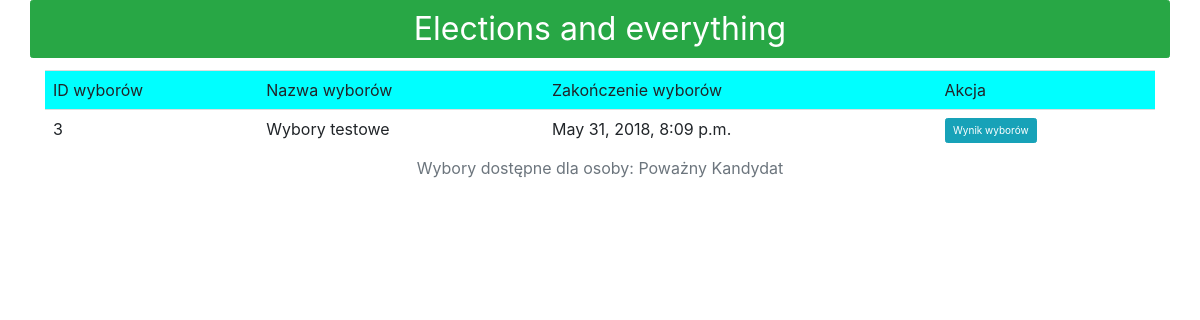
The app's page /loggedUser/ (signed in) with its own data.
### mysite/models.py (models this page shows, shortened)
class osoba(models.Model):
    user = models.OneToOneField(myUser, on_delete=models.CASCADE, null=True, related_name='user_profile')
    pesel = models.IntegerField(primary_key=True)
    imie = models.CharField(max_length=50)
    nazwisko = models.CharField(max_length=50)
    nr_dowodu = models.CharField(unique=True, max_length=10)
    class Meta:
        ordering = ["pesel"]
        verbose_name = "Osoba głosująca"
        verbose_name_plural = "Osoby głosujące"
        db_table = "Osoby uprawnione do głosowania"

class wybory(models.Model):
    ID_WYBOROW = models.AutoField(primary_key=True)
    nazwaWyborow = models.CharField(max_length=100)
    maxLiczbaKandydatowDoPoparcia = models.PositiveIntegerField()
    dataRozpoczecia = models.DateTimeField()
    dataZakonczenia = models.DateTimeField()
    class Meta:
        ordering = ["ID_WYBOROW"]
        db_table = "Wybory"
        verbose_name = "Wybory"
        verbose_name_plural = "Wybory"

### mysite/views.py (the view)
# urls.py: path('loggedUser/', views.elections_list, name='Lista wyborów'),
def elections_list(request):
    if request.user.is_authenticated:
        user = request.user
        logged_user = myUser.objects.get(username=user.username)
        if logged_user.is_mod:
            return render(request, 'access_denied.html')
    else:
        return render(request, 'access_denied.html')
    template = loader.get_template("election_list.html")
    person_id = logged_user.user_profile.pesel
    mylist = []
    allowed_elections = wybory.objects.all() \
        .filter(ID_WYBOROW__in=osobaWybory.objects.filter(pesel=person_id).values_list('ID_WYBOROW', flat=True)) \
        .order_by('dataZakonczenia')
    for x in allowed_elections:
        voted = osobaWybory.objects.get(ID_WYBOROW=x.ID_WYBOROW, pesel=person_id)
        if str(datetime.datetime.now(pytz.timezone('Europe/Warsaw'))) < str(x.dataZakonczenia):
            in_time = True
        else:
            in_time = False
        if str(datetime.datetime.now(pytz.timezone('Europe/Warsaw'))) > str(x.dataZakonczenia):
            election_started = True
        else:
            election_started = False
        election = allowedElection()
        election.myElection = x
        election.voted = voted
        election.in_time = in_time
        election.elections_started = election_started
        mylist.append(election)
    logged_person = get_object_or_404(osoba, pk=person_id)
    username = logged_user.user_profile.imie + ' ' + logged_user.user_profile.nazwisko
    context = {
        'username': username,
        'allowed_elections': mylist,
        'logged_person': logged_person,
    }
    return HttpResponse(template.render(context, request))

### mysite/templates/election_list.html (shortened to what this page needs)
{% extends "base.html" %}
{% load bootstrap3 %}
{% block content %}
    <table class="table" align="center">
<caption class="text-center">Wybory dostępne dla osoby: {{logged_person.imie }} {{ logged_person.nazwisko }}</caption>
<tr bgcolor="#00ffff">
    <td>
        ID wyborów
    </td>
    <td>
        Nazwa wyborów
    </td>
    <td>
        Zakończenie wyborów
    </td>
    <td>
        Akcja
    </td>
</tr>
{%for election in allowed_elections %}
<tr>
    <td>
        {{ election.myElection.ID_WYBOROW }}
    </td>
    <td>
        {{ election.myElection.nazwaWyborow }}
    </td>
    <td>
        {{ election.myElection.dataZakonczenia }}
    </td>
    <td>
        {% if not election.voted.oddalGlos and election.in_time and election.election_started%}
        <a class="btn btn-primary" href={% url 'Lista kandydatów' election.myElection.ID_WYBOROW  %} >Głosuj</a>
        {% else %}
            {% if election.in_time %}
                <a class="btn btn-default" href={% url 'Szczegóły wyborów' election.myElection.ID_WYBOROW  %} >Aktualne wyniki</a>
            {% else %}
                <a class="btn btn-info" href={% url 'Wyniki wyborów' election.myElection.ID_WYBOROW  %} >Wynik wyborów</a>
            {% endif %}
        {% endif %}
    </td>
</tr>
{% endfor %}
</table>
    <br/>
{% endblock %}

### records on screen
osoba: imie "Poważny", nazwisko "Kandydat"
wybory: myElection.ID_WYBOROW "3", myElection.nazwaWyborow "Wybory testowe", myElection.dataZakonczenia "May 31, 2018, 8:09 p.m."
